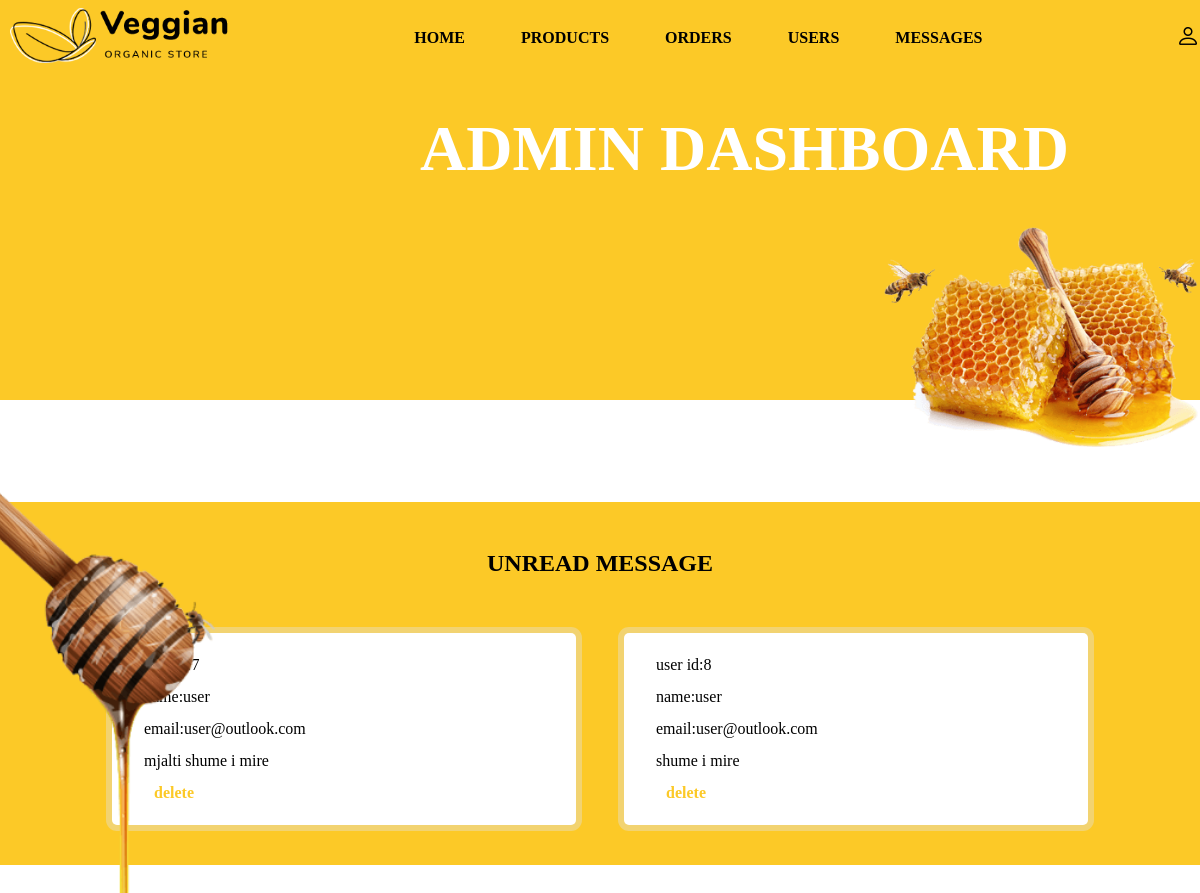
The app's page /admin_message.php (signed in) with its own data.
### tables this page shows
CREATE TABLE `message` (
  `id` int(255) NOT NULL,
  `user_id` int(255) NOT NULL,
  `name` varchar(255) NOT NULL,
  `email` varchar(100) NOT NULL,
  `number` varchar(255) NOT NULL,
  `message` varchar(255) NOT NULL
);

### admin_message.php (the view, shortened to what this page needs)
<?php
include 'connection.php';
?>
<!DOCTYPE html>
<html lang="sq">
<head>
    <link rel="stylesheet" type="text/css" href="style.css">
</head>
<body>
   <?php include 'admin_header.php'; ?>
  <section class="message-container">
    <h1 class="title">unread message</h1>
    <div class="box-container">
      <?php
     $select_message = mysqli_query($conn, "SELECT * FROM message") or die('query failed');
      if (mysqli_num_rows($select_message)> 0 ) {
          while ($fetch_message=mysqli_fetch_assoc($select_message)) {
           ?>
        <div class="box">
          <p>user id:<span><?php echo $fetch_message['id']?></span></p>
          <p>name:<span><?php echo $fetch_message['name']?></span></p>
          <p>email:<span><?php echo $fetch_message['email']?></span></p>
           <p><?php echo $fetch_message['message'];?></p>
           <a href="admin_message.php?delete= <?php echo $fetch_message['id'];?>" onclick="return confirm('delete this message');">delete</a>
        </div>
        <?php
             }
            }else{
              echo '
              <div class="empty">
              <p>no messages added yet ! </p>
              </div>
              ';
         }
         ?>
    </div>
  </section>
</body>
</html>

### style.css (style rules this page uses)
* { margin: 0; padding: 0; box-sizing: border-box; }
:root { --box-shadow: 0px 0px 0px 6px rgb(225 225 225/40%); --box-shadow2: 0 .5rem 1rem rgba(0, 0, 0, 0.1); --orange: #fcc927; }
a { color: var(--orange); text-decoration: none; padding: 5px 10px; font-weight: bold; }
.title { text-align: center; margin-bottom: 1rem; }
.form-container::before, .show-products::before, .message-container::before, .order-container::before { content: ''; background: url('img/6.png'); position: absolute; top: -5%; left: -10px; width: 255px; height: 650px; background-size: 225px; background-repeat: no-repeat; z-index: 100; }
.box-container { padding: 2% 8%; display: grid; grid-template-columns: repeat(auto-fit, minmax(15rem,1fr)); column-gap: 1rem; }
.box-container .box { background: #fff; box-shadow: var(--box-shadow); padding: 2rem; text-align: center; border-radius: 5px; margin: 1rem; }
.show-products, .message-container, .order-container { position: relative; background: var(--orange); margin-top: -3.5rem; }
.box-container .box { line-height: 2; }
.message-container .title, .order-container .title { text-transform: uppercase; padding-top: 3rem; }
.box-container .box { text-align: left; padding: 1rem 2rem; }

### records on screen
message: id "7", name "user", email "user@outlook.com", message "mjalti shume i mire"
message: id "8", name "user", email "user@outlook.com", message "shume i mire"
